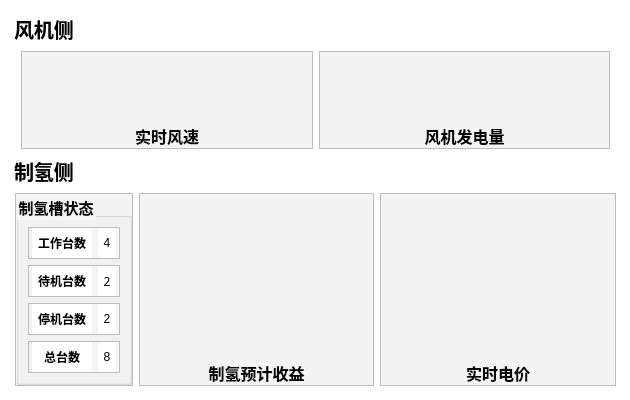
           <widget class="QFrame" name="frame_7">
            <property name="sizePolicy">
             <sizepolicy hsizetype="Expanding" vsizetype="Expanding">
              <horstretch>3</horstretch>
              <verstretch>0</verstretch>
             </sizepolicy>
            </property>
            <property name="styleSheet">
             <string notr="true">QFrame {
    background-color: transparent; /* 背景透明 */

}</string>
            </property>
            <property name="frameShape">
             <enum>QFrame::StyledPanel</enum>
            </property>
            <property name="frameShadow">
             <enum>QFrame::Raised</enum>
            </property>
            <widget class="QFrame" name="frame_13">
             <property name="geometry">
              <rect>
               <x>10</x>
               <y>10</y>
               <width>611</width>
               <height>381</height>
              </rect>
             </property>
             <property name="sizePolicy">
              <sizepolicy hsizetype="Expanding" vsizetype="Expanding">
               <horstretch>8</horstretch>
               <verstretch>0</verstretch>
              </sizepolicy>
             </property>
             <property name="styleSheet">
              <string notr="true">QLabel {
    color: black; /* 设置字体颜色为蓝色 */

}
</string>
             </property>
             <property name="frameShape">
              <enum>QFrame::StyledPanel</enum>
             </property>
             <property name="frameShadow">
              <enum>QFrame::Raised</enum>
             </property>
             <layout class="QVBoxLayout" name="verticalLayout_4" stretch="1,5,1,5">
              <property name="leftMargin">
               <number>3</number>
              </property>
              <property name="topMargin">
               <number>3</number>
              </property>
              <property name="rightMargin">
               <number>3</number>
              </property>
              <property name="bottomMargin">
               <number>3</number>
              </property>
              <item>
               <widget class="QLabel" name="label_16">
                <property name="font">
                 <font>
                  <family>AcadEref</family>
                  <pointsize>15</pointsize>
                  <weight>75</weight>
                  <bold>true</bold>
                 </font>
                </property>
                <property name="text">
                 <string>风机侧</string>
                </property>
               </widget>
              </item>
              <item>
               <widget class="QFrame" name="frame_14">
                <property name="frameShape">
                 <enum>QFrame::StyledPanel</enum>
                </property>
                <property name="frameShadow">
                 <enum>QFrame::Raised</enum>
                </property>
                <layout class="QHBoxLayout" name="horizontalLayout_8" stretch="1,1">
                 <property name="leftMargin">
                  <number>6</number>
                 </property>
                 <property name="topMargin">
                  <number>0</number>
                 </property>
                 <property name="rightMargin">
                  <number>6</number>
                 </property>
                 <property name="bottomMargin">
                  <number>0</number>
                 </property>
                 <item>
                  <widget class="QFrame" name="frame_15">
                   <property name="styleSheet">
                    <string notr="true">background-color: rgb(244, 244, 244);</string>
                   </property>
                   <property name="frameShape">
                    <enum>QFrame::StyledPanel</enum>
                   </property>
                   <property name="frameShadow">
                    <enum>QFrame::Raised</enum>
                   </property>
                   <layout class="QVBoxLayout" name="verticalLayout_3" stretch="9,1">
                    <property name="spacing">
                     <number>0</number>
                    </property>
                    <property name="leftMargin">
                     <number>0</number>
                    </property>
                    <property name="topMargin">
                     <number>0</number>
                    </property>
                    <property name="rightMargin">
                     <number>0</number>
                    </property>
                    <property name="bottomMargin">
                     <number>0</number>
                    </property>
                    <item>
                     <widget class="QWidget" name="shishifengsu" native="true"/>
                    </item>
                    <item>
                     <widget class="QLabel" name="label_17">
                      <property name="font">
                       <font>
                        <family>AcadEref</family>
                        <pointsize>12</pointsize>
                        <weight>75</weight>
                        <bold>true</bold>
                       </font>
                      </property>
                      <property name="text">
                       <string>实时风速</string>
                      </property>
                      <property name="alignment">
                       <set>Qt::AlignCenter</set>
                      </property>
                     </widget>
                    </item>
                   </layout>
                  </widget>
                 </item>
                 <item>
                  <widget class="QFrame" name="frame_16">
                   <property name="styleSheet">
                    <string notr="true">background-color: rgb(244, 244, 244);</string>
                   </property>
                   <property name="frameShape">
                    <enum>QFrame::StyledPanel</enum>
                   </property>
                   <property name="frameShadow">
                    <enum>QFrame::Raised</enum>
                   </property>
                   <layout class="QVBoxLayout" name="verticalLayout_6" stretch="9,1">
                    <property name="spacing">
                     <number>0</number>
                    </property>
                    <property name="leftMargin">
                     <number>0</number>
                    </property>
                    <property name="topMargin">
                     <number>0</number>
                    </property>
                    <property name="rightMargin">
                     <number>0</number>
                    </property>
                    <property name="bottomMargin">
                     <number>0</number>
                    </property>
                    <item>
                     <widget class="QWidget" name="fengjifadian" native="true"/>
                    </item>
                    <item>
                     <widget class="QLabel" name="label_18">
                      <property name="font">
                       <font>
                        <family>AcadEref</family>
                        <pointsize>12</pointsize>
                        <weight>75</weight>
                        <bold>true</bold>
                       </font>
                      </property>
                      <property name="text">
                       <string>风机发电量</string>
                      </property>
                      <property name="alignment">
                       <set>Qt::AlignCenter</set>
                      </property>
                     </widget>
                    </item>
                   </layout>
                  </widget>
                 </item>
                </layout>
               </widget>
              </item>
              <item>
               <widget class="QLabel" name="label_19">
                <property name="font">
                 <font>
                  <family>AcadEref</family>
                  <pointsize>15</pointsize>
                  <weight>75</weight>
                  <bold>true</bold>
                 </font>
                </property>
                <property name="text">
                 <string>制氢侧</string>
                </property>
               </widget>
              </item>
              <item>
               <widget class="QFrame" name="frame_17">
                <property name="frameShape">
                 <enum>QFrame::StyledPanel</enum>
                </property>
                <property name="frameShadow">
                 <enum>QFrame::Raised</enum>
                </property>
                <layout class="QHBoxLayout" name="horizontalLayout_9" stretch="1,2,2">
                 <property name="leftMargin">
                  <number>0</number>
                 </property>
                 <property name="topMargin">
                  <number>0</number>
                 </property>
                 <property name="rightMargin">
                  <number>0</number>
                 </property>
                 <property name="bottomMargin">
                  <number>0</number>
                 </property>
                 <item>
                  <widget class="QFrame" name="frame_18">
                   <property name="styleSheet">
                    <string notr="true">background-color: rgb(244, 244, 244);</string>
                   </property>
                   <property name="frameShape">
                    <enum>QFrame::StyledPanel</enum>
                   </property>
                   <property name="frameShadow">
                    <enum>QFrame::Raised</enum>
                   </property>
                   <layout class="QVBoxLayout" name="verticalLayout_7" stretch="0">
                    <property name="leftMargin">
                     <number>0</number>
                    </property>
                    <property name="topMargin">
                     <number>0</number>
                    </property>
                    <property name="rightMargin">
                     <number>0</number>
                    </property>
                    <property name="bottomMargin">
                     <number>0</number>
                    </property>
                    <item>
                     <widget class="QGroupBox" name="groupBox_18">
                      <property name="font">
                       <font>
                        <pointsize>11</pointsize>
                        <weight>75</weight>
                        <bold>true</bold>
                       </font>
                      </property>
                      <property name="title">
                       <string>制氢槽状态</string>
                      </property>
                      <layout class="QVBoxLayout" name="verticalLayout_11">
                       <item>
                        <widget class="QFrame" name="frame_25">
                         <property name="frameShape">
                          <enum>QFrame::StyledPanel</enum>
                         </property>
                         <property name="frameShadow">
                          <enum>QFrame::Raised</enum>
                         </property>
                         <layout class="QHBoxLayout" name="horizontalLayout_14" stretch="1,1">
                          <property name="leftMargin">
                           <number>3</number>
                          </property>
                          <property name="topMargin">
                           <number>0</number>
                          </property>
                          <property name="rightMargin">
                           <number>3</number>
                          </property>
                          <property name="bottomMargin">
                           <number>0</number>
                          </property>
                          <item>
                           <widget class="QLabel" name="label_29">
                            <property name="minimumSize">
                             <size>
                              <width>60</width>
                              <height>30</height>
                             </size>
                            </property>
                            <property name="maximumSize">
                             <size>
                              <width>16777215</width>
                              <height>30</height>
                             </size>
                            </property>
                            <property name="font">
                             <font>
                              <family>SimSun</family>
                              <pointsize>9</pointsize>
                              <weight>75</weight>
                              <bold>true</bold>
                             </font>
                            </property>
                            <property name="styleSheet">
                             <string notr="true">background-color: rgb(255, 255, 255);</string>
                            </property>
                            <property name="text">
                             <string>工作台数</string>
                            </property>
                            <property name="alignment">
                             <set>Qt::AlignCenter</set>
                            </property>
                           </widget>
                          </item>
                          <item>
                           <widget class="QLabel" name="label_33">
                            <property name="minimumSize">
                             <size>
                              <width>0</width>
                              <height>30</height>
                             </size>
                            </property>
                            <property name="maximumSize">
                             <size>
                              <width>16777215</width>
                              <height>30</height>
                             </size>
                            </property>
                            <property name="styleSheet">
                             <string notr="true">background-color: rgb(255, 255, 255);
border:1px black ;

</string>
                            </property>
                            <property name="text">
                             <string>4</string>
                            </property>
                            <property name="alignment">
                             <set>Qt::AlignCenter</set>
                            </property>
                           </widget>
                          </item>
                         </layout>
                        </widget>
                       </item>
                       <item>
                        <widget class="QFrame" name="frame_26">
                         <property name="frameShape">
                          <enum>QFrame::StyledPanel</enum>
                         </property>
                         <property name="frameShadow">
                          <enum>QFrame::Raised</enum>
                         </property>
                         <layout class="QHBoxLayout" name="horizontalLayout_15" stretch="1,1">
                          <property name="leftMargin">
                           <number>3</number>
                          </property>
                          <property name="topMargin">
                           <number>0</number>
                          </property>
                          <property name="rightMargin">
                           <number>3</number>
                          </property>
                          <property name="bottomMargin">
                           <number>0</number>
                          </property>
                          <item>
                           <widget class="QLabel" name="label_30">
                            <property name="minimumSize">
                             <size>
                              <width>60</width>
                              <height>30</height>
                             </size>
                            </property>
                            <property name="maximumSize">
                             <size>
                              <width>16777215</width>
                              <height>30</height>
                             </size>
                            </property>
                            <property name="font">
                             <font>
                              <family>SimSun</family>
                              <pointsize>9</pointsize>
                              <weight>75</weight>
                              <bold>true</bold>
                             </font>
                            </property>
                            <property name="styleSheet">
                             <string notr="true">background-color: rgb(255, 255, 255);</string>
                            </property>
                            <property name="text">
                             <string>待机台数</string>
                            </property>
                            <property name="alignment">
                             <set>Qt::AlignCenter</set>
                            </property>
                           </widget>
                          </item>
                          <item>
                           <widget class="QLabel" name="label_34">
                            <property name="minimumSize">
                             <size>
                              <width>0</width>
                              <height>30</height>
                             </size>
                            </property>
                            <property name="maximumSize">
                             <size>
                              <width>16777215</width>
                              <height>30</height>
                             </size>
                            </property>
                            <property name="font">
                             <font>
                              <family>AcadEref</family>
                             </font>
                            </property>
                            <property name="styleSheet">
                             <string notr="true">background-color: rgb(255, 255, 255);
border:1px black ;

</string>
                            </property>
                            <property name="text">
                             <string>2</string>
                            </property>
                            <property name="alignment">
                             <set>Qt::AlignCenter</set>
                            </property>
                           </widget>
                          </item>
                         </layout>
                        </widget>
                       </item>
                       <item>
                        <widget class="QFrame" name="frame_27">
                         <property name="frameShape">
                          <enum>QFrame::StyledPanel</enum>
                         </property>
                         <property name="frameShadow">
                          <enum>QFrame::Raised</enum>
                         </property>
                         <layout class="QHBoxLayout" name="horizontalLayout_16" stretch="1,1">
                          <property name="leftMargin">
                           <number>3</number>
                          </property>
                          <property name="topMargin">
                           <number>0</number>
                          </property>
                          <property name="rightMargin">
                           <number>3</number>
                          </property>
                          <property name="bottomMargin">
                           <number>0</number>
                          </property>
                          <item>
                           <widget class="QLabel" name="label_31">
                            <property name="minimumSize">
                             <size>
                              <width>60</width>
                              <height>30</height>
                             </size>
                            </property>
                            <property name="maximumSize">
                             <size>
                              <width>16777215</width>
                              <height>30</height>
                             </size>
                            </property>
                            <property name="font">
                             <font>
                              <family>SimSun</family>
                              <pointsize>9</pointsize>
                              <weight>75</weight>
                              <bold>true</bold>
                             </font>
                            </property>
                            <property name="styleSheet">
                             <string notr="true">background-color: rgb(255, 255, 255);</string>
                            </property>
                            <property name="text">
                             <string>停机台数</string>
                            </property>
                            <property name="alignment">
                             <set>Qt::AlignCenter</set>
                            </property>
                           </widget>
                          </item>
                          <item>
                           <widget class="QLabel" name="label_35">
                            <property name="minimumSize">
                             <size>
                              <width>0</width>
                              <height>30</height>
                             </size>
                            </property>
                            <property name="maximumSize">
                             <size>
                              <width>16777215</width>
                              <height>30</height>
                             </size>
                            </property>
                            <property name="styleSheet">
                             <string notr="true">background-color: rgb(255, 255, 255);
border:1px black ;

</string>
                            </property>
                            <property name="text">
                             <string>2</string>
                            </property>
                            <property name="alignment">
                             <set>Qt::AlignCenter</set>
                            </property>
                           </widget>
                          </item>
                         </layout>
                        </widget>
                       </item>
                       <item>
                        <widget class="QFrame" name="frame_28">
                         <property name="frameShape">
                          <enum>QFrame::StyledPanel</enum>
                         </property>
                         <property name="frameShadow">
                          <enum>QFrame::Raised</enum>
                         </property>
                         <layout class="QHBoxLayout" name="horizontalLayout_17" stretch="1,1">
                          <property name="leftMargin">
                           <number>3</number>
                          </property>
                          <property name="topMargin">
                           <number>0</number>
                          </property>
                          <property name="rightMargin">
                           <number>3</number>
                          </property>
                          <property name="bottomMargin">
                           <number>0</number>
                          </property>
                          <item>
                           <widget class="QLabel" name="label_32">
                            <property name="minimumSize">
                             <size>
                              <width>60</width>
                              <height>30</height>
                             </size>
                            </property>
                            <property name="maximumSize">
                             <size>
                              <width>16777215</width>
                              <height>30</height>
                             </size>
                            </property>
                            <property name="font">
                             <font>
                              <family>SimSun</family>
                              <pointsize>9</pointsize>
                              <weight>75</weight>
                              <bold>true</bold>
                             </font>
                            </property>
                            <property name="styleSheet">
                             <string notr="true">background-color: rgb(255, 255, 255);</string>
                            </property>
                            <property name="text">
                             <string>总台数</string>
                            </property>
                            <property name="alignment">
                             <set>Qt::AlignCenter</set>
                            </property>
                           </widget>
                          </item>
                          <item>
                           <widget class="QLabel" name="label_36">
                            <property name="minimumSize">
                             <size>
                              <width>0</width>
                              <height>30</height>
                             </size>
                            </property>
                            <property name="maximumSize">
                             <size>
                              <width>16777215</width>
                              <height>30</height>
                             </size>
                            </property>
                            <property name="styleSheet">
                             <string notr="true">background-color: rgb(255, 255, 255);
border:1px black ;

</string>
                            </property>
                            <property name="text">
                             <string>8</string>
                            </property>
                            <property name="alignment">
                             <set>Qt::AlignCenter</set>
                            </property>
                           </widget>
                          </item>
                         </layout>
                        </widget>
                       </item>
                      </layout>
                     </widget>
                    </item>
                   </layout>
                  </widget>
                 </item>
                 <item>
                  <widget class="QFrame" name="frame_19">
                   <property name="styleSheet">
                    <string notr="true">background-color: rgb(244, 244, 244);</string>
                   </property>
                   <property name="frameShape">
                    <enum>QFrame::StyledPanel</enum>
                   </property>
                   <property name="frameShadow">
                    <enum>QFrame::Raised</enum>
                   </property>
                   <layout class="QVBoxLayout" name="verticalLayout_8" stretch="9,1">
                    <property name="leftMargin">
                     <number>0</number>
                    </property>
                    <property name="topMargin">
                     <number>0</number>
                    </property>
                    <property name="rightMargin">
                     <number>0</number>
                    </property>
                    <property name="bottomMargin">
                     <number>0</number>
                    </property>
                    <item>
                     <widget class="QWidget" name="yujishouyi" native="true"/>
                    </item>
                    <item>
                     <widget class="QLabel" name="label_21">
                      <property name="font">
                       <font>
                        <family>AcadEref</family>
                        <pointsize>12</pointsize>
                        <weight>75</weight>
                        <bold>true</bold>
                       </font>
                      </property>
                      <property name="text">
                       <string>制氢预计收益</string>
                      </property>
                      <property name="alignment">
                       <set>Qt::AlignCenter</set>
                      </property>
                     </widget>
                    </item>
                   </layout>
                  </widget>
                 </item>
                 <item>
                  <widget class="QFrame" name="frame_20">
                   <property name="styleSheet">
                    <string notr="true">background-color: rgb(244, 244, 244);</string>
                   </property>
                   <property name="frameShape">
                    <enum>QFrame::StyledPanel</enum>
                   </property>
                   <property name="frameShadow">
                    <enum>QFrame::Raised</enum>
                   </property>
                   <layout class="QVBoxLayout" name="verticalLayout_9" stretch="9,1">
                    <property name="leftMargin">
                     <number>0</number>
                    </property>
                    <property name="topMargin">
                     <number>0</number>
                    </property>
                    <property name="rightMargin">
                     <number>0</number>
                    </property>
                    <property name="bottomMargin">
                     <number>0</number>
                    </property>
                    <item>
                     <widget class="QWidget" name="shishidianjia" native="true"/>
                    </item>
                    <item>
                     <widget class="QLabel" name="label_22">
                      <property name="font">
                       <font>
                        <family>AcadEref</family>
                        <pointsize>12</pointsize>
                        <weight>75</weight>
                        <bold>true</bold>
                       </font>
                      </property>
                      <property name="text">
                       <string>实时电价</string>
                      </property>
                      <property name="alignment">
                       <set>Qt::AlignCenter</set>
                      </property>
                     </widget>
                    </item>
                   </layout>
                  </widget>
                 </item>
                </layout>
               </widget>
              </item>
             </layout>
            </widget>
           </widget>
